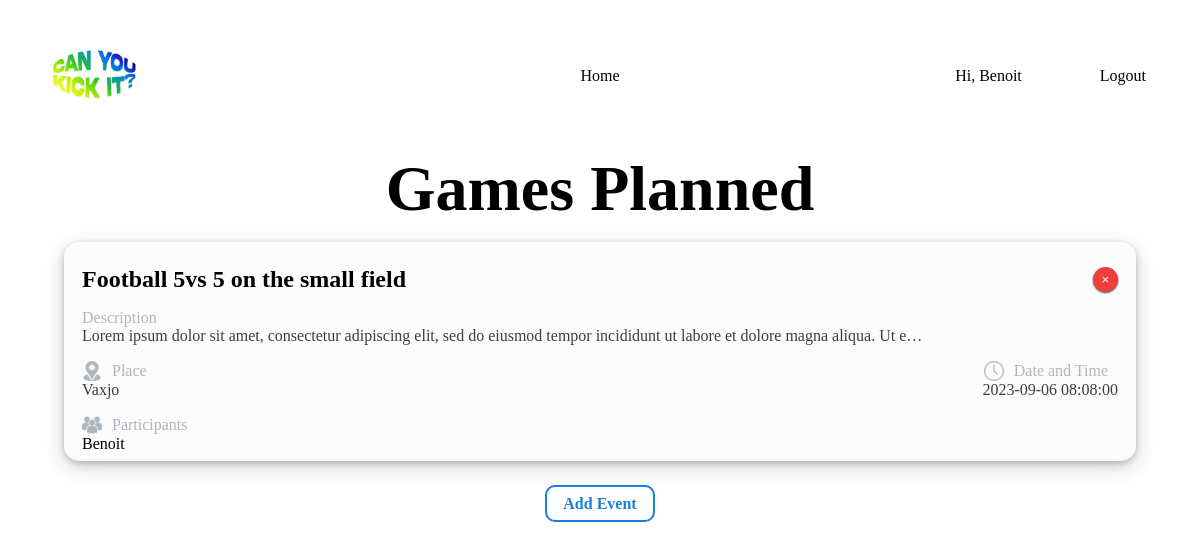
Screenshot of / (signed in) with the database file from the repository.
### website/models.py (models this page shows)
class User(db.Model, UserMixin):
    id = db.Column(db.Integer, primary_key=True)
    email = db.Column(db.String(150), unique=True)
    password = db.Column(db.String(150))
    first_name = db.Column(db.String(150))
    notes = db.relationship('Note')
    events = db.relationship('Events', secondary=user_events, back_populates='participants')

class Events(db.Model):
    id = db.Column(db.Integer, primary_key=True)
    name = db.Column(db.String(150), nullable=False)
    description = db.Column(db.String(1000), nullable=True)
    organizer_id = db.Column(db.Integer, db.ForeignKey('user.id'))  # Corrected column name
    date = db.Column(db.DateTime, nullable=False)
    place = db.Column(db.String(150), nullable=False)
    participants = db.relationship('User', secondary=user_events, back_populates='events')

### website/views.py (the view)
@views.route('/', methods=['GET', 'POST'])
@login_required
def home():
    events = Events.query.all()
    if request.method == 'POST':
        print("Redirect to create event")
    return render_template("home.html", user=current_user, events=events)

### website/__init__.py (called while the page is built)
def create_app():
    app = Flask(__name__)
    app.config['SECRET_KEY'] = 'hjshjhdjah kjshkjdhjs'
    app.config['SQLALCHEMY_DATABASE_URI'] = f'sqlite:///{DB_NAME}'
    db.init_app(app)
    from .views import views
    from .auth import auth
    app.register_blueprint(views, url_prefix='/')
    app.register_blueprint(auth, url_prefix='/')
    from .models import User, Note, Events
    with app.app_context():
        db.create_all()
    login_manager = LoginManager()
    login_manager.login_view = 'auth.login'
    login_manager.init_app(app)
    @login_manager.user_loader
    def load_user(id):
        return User.query.get(int(id))
    return app

### website/templates/home.html
{% extends "base.html" %} {% block title %}Home{% endblock %} {% block content
%}
<h1 align="center">Games Planned</h1>
<ul class="" id="notes">
  {% for event in events %}
  <li class="list-group-item" onClick="redirectToEvent({{event.id}})">
    <div class="cross-and-title">
    <h2>{{ event.name }}</h2>
    {% if user.id == event.organizer_id %}
    <button type="button" class="close" onClick="deleteEvent({{ event.id }})">
      <span aria-hidden="true">&times;</span>
    </button>
    {% endif %}
    </div>
    <p class='subtitle'>Description</p>
    <p class='description truncate-text'>{{ event.description }} </p>
    <div class="place-and-time">
      <div class='icon-text'>
      <img src="static/location.png" alt="location" class='icon'>
      <a class='subtitle'>Place</a>
      </div>
      <div class='icon-text'>
      <img src="static/clock.png" alt="Time" class='icon'>
      <a class='subtitle'>Date and Time</a>
      </div>
    </div>
    <div class="place-and-time">
    <p class='bottom'>{{ event.place }} </p>
    <p class='bottom'>{{ event.date }} </p>
    </div>
    {% if participants is not none %}
    <div class="place-and-time">
      <div class='icon-text'>
      <img src="static/people.png" alt="location" class='icon'>
      <a class='subtitle'>Participants</a>
      </div>
    </div>
    <div class="participants-class">
    {% for participant in event.participants %}
        <a class="participants-name"> {{ participant.first_name}} </a>
    {% endfor %}
    </div>
    {% endif %}
  </li>
  {% endfor %}
</ul>
<form method="POST">
  <br />
  <div align="center">
    <a type="submit" class="btn btn-primary add-event-button" href="/createevent">Add Event</a>
  </div>
</form>
{% endblock %}

### website/templates/base.html (shortened to what this page needs)
<!DOCTYPE html>
<html>
  <head>
    <link rel="stylesheet" type="text/css" href="/static/style_custom.css" />
  </head>
  <body>
    <nav class="navbar">
      <div class="navbar-left">
          <img class="logo" src="static/logo2.png" alt="Logo">
      </div>
      <div class="navbar-center">
          <div class="menu-center">
              <a class="choice" id="home" href="/">Home</a>
          </div>
      </div>
      <div class="navbar-right">
          <div class="menu-right">
              {% if user.is_authenticated %}
              <a class="hi-class">Hi, {{user.first_name}} </a>
              <a class="choice" id="logout" href="/logout">Logout</a>
              {% else %}
              <a class="choice" id="login" href="/login">Login</a>
              <a class="choice" id="signUp" href="/sign-up">Sign Up</a>
              {% endif %}
          </div>
      </div>
  </nav>
    <div class="container">{% block content %} {% endblock %}</div>
  </body>
</html>

### website/static/style_custom.css (style rules this page uses)
.navbar { display: flex; justify-content: space-between; align-items: center; color: black; padding: 10px 20px; margin: 1em; }
.navbar-left { flex: 1; display: flex; align-items: center; }
.navbar-center { display: flex; align-items: center; }
.navbar-right { flex: 1; text-align: right; }
.menu-center, .menu-right { display: inline-block; }
.choice { margin: 10px; color: black; text-decoration: none; }
.navbar-left img { max-height: 100px; }
.hi-class { padding-right: 64px; }
h1 { font-size: 64px; margin: 0px; }
.add-event-button { text-decoration: none; font-weight: 700; color: #1c7ed6; padding: 8px 16px 8px 16px; background-color: white; border: 2px solid #1c7ed6; border-radius: 10px; }
.list-group-item { list-style: none; }
.cross-and-title { display: flex; justify-content: space-between; align-items: center; padding: 16px 10px 0px 10px; }
.cross-and-title h2 { margin: 0; }
ul { padding-inline-end: 40px; }
li { box-shadow: 0 2px 6px 0 rgba(0, 0, 0, 0.2), 0 6px 20px 0 rgba(0, 0, 0, 0.19); border-radius: 15px; padding: 8px; background-color: #fcfcfc; transition: all 0.15s ease; margin: 16px; }
.subtitle { padding: 0px 10px 0px 10px; font-weight: 500; color: #adb5bd; margin-bottom: 0px; }
.description { padding: 0px 10px 0px 10px; margin: 0px; color: rgba(0,0,0,0.76); }
.place-and-time { display: flex; justify-content: space-between; align-items: center; padding: 0px 10px 0px 10px; color: rgba(0,0,0,0.76); }
.bottom { padding: 0px 0px 0px 0px; margin: 0px; }
.close { height: 25px; width: 25px; border-radius: 70%; background-color: #f03e3e; border: none; color: white; box-shadow: 0 1px 2px darkslategray; transition: all 0.2s ease; }
.icon-text { display: flex; align-items: center; padding: 16px 0px 0px 0px; }
.icon { height: 20px; width: 20px; }
.truncate-text { white-space: nowrap; overflow: hidden; text-overflow: ellipsis; max-width: 80%; }
.participants-class { padding: 0px 10px 0px 10px; }
.participants-name { text-decoration: none; margin: 0px; }

### rows the page displays
User: first_name "Benoit"
Events: name "Football 5vs 5 on the small field", description "Lorem ipsum dolor sit amet, consectetur adipiscing elit, sed do eiusmod tempor incididunt ut labore et dolore magna aliqua. Ut e…", place "Vaxjo", date "2023-09-06 08:08:00"
